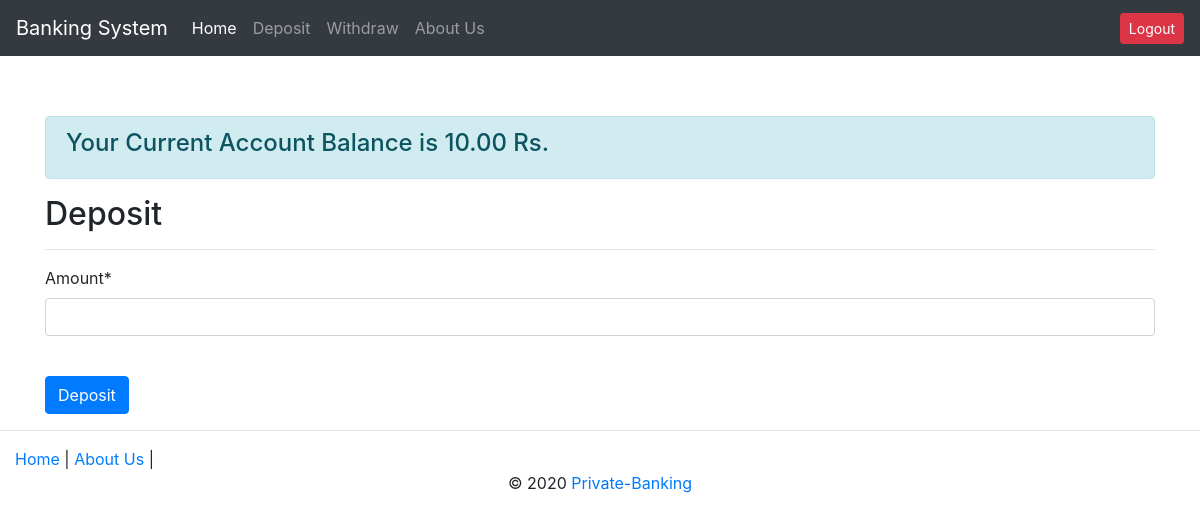
Before: /deposit/ (signed in) with the older database file.
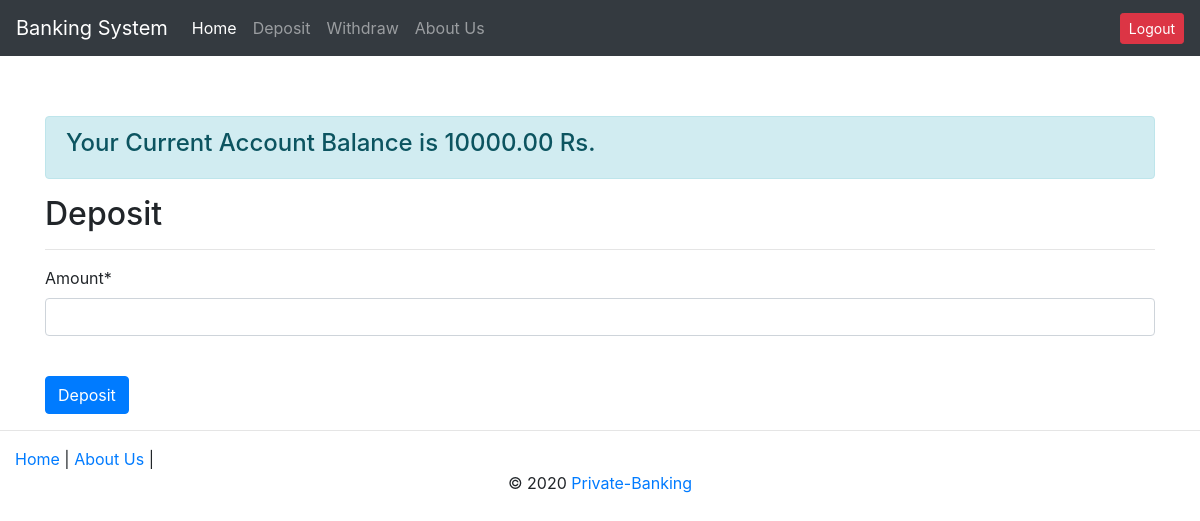
After: the same page with the newer database file.
### accounts/models.py (models this page shows, shortened)
class Customer(models.Model):
	user = models.OneToOneField(User, on_delete=models.CASCADE)
	name = models.CharField(max_length = 200, null=True)
	account_no = models.PositiveIntegerField(
		unique=True,
		validators=[MinValueValidator(10000000),MaxValueValidator(99999999)]
	)
	balance = models.DecimalField(default=10,max_digits=8,decimal_places=2)
	GENDER_CHOICE = (
		('M', 'Male'),
		('F', 'Female')
	)
	gender = models.CharField(max_length=1, choices=GENDER_CHOICE)
	phone = models.IntegerField(unique=True, blank=True, null=True)
	email = models.EmailField(unique=True, null=False, blank=False)
	date_create = models.DateTimeField(auto_now_add=True, null=True)

### transactions/views.py (the view)
# urls.py: path('deposit/', depositView, name='deposit'),
@login_required
def depositView(request):
	context = {
		'title':'Deposit'
	}
	messages=[]
	if request.method == 'POST':
		form = DepositForm(request.POST)
		if form.is_valid():
			if int(request.POST['amount']) <= 10000000 and int(request.POST['amount']) > 0:
				deposit = form.save(commit=False)
				customer = get_object_or_404(Customer, user=request.user)
				deposit.customer = customer
				deposit.save()
				customer.balance += deposit.amount
				customer.save()
				creditMessage(customer.account_no, deposit.amount, customer.balance, customer.email)
				return redirect('/')
			else:
				messages = ["Please enter a valid amount between 1 to 10000000"]
				context['messages'] = messages
				context['form'] = form
				return render(request, 'transactions/form.html', context)
	else:
		form = DepositForm()
		context['form'] = form
		context['balance'] = get_object_or_404(Customer, user=request.user).balance
		return render(request, "transactions/form.html", context)

### transactions/forms.py
class DepositForm(forms.ModelForm):
    class Meta:
        model = Deposit
        fields = ["amount"]

### transactions/templates/transactions/form.html (shortened to what this page needs)
{% extends "base.html" %}
{% load crispy_forms_tags %}
{% block content %}
<div class="alert alert-info" role="alert"><h4>Your Current Account Balance is {{balance}} Rs.</h4></div>
<h2>{{ title }}</h2><hr>
<form method="POST" action="" >
    {{ form|crispy }}
    <br>
    <input class="btn btn-primary" type="submit" value='{{ title }}'>
</form>
{% endblock content %}

Changed rows visible on the page:
changed Customer: balance "10.00" → "10000.00"
